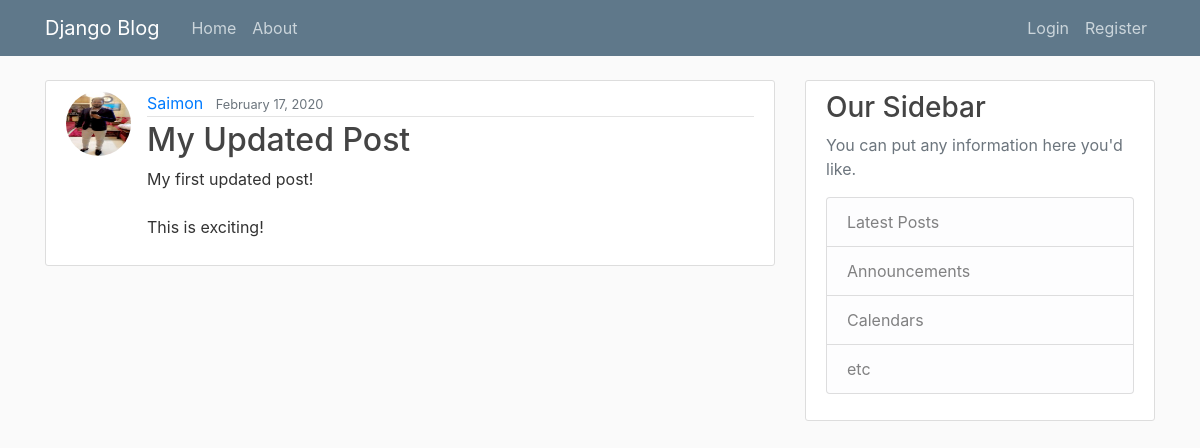
Screenshot of /post/11/ with the database file from the repository.
### blog/models.py (models this page shows, shortened)
class Post(models.Model):#post class is a table in the db
    title = models.CharField(max_length=100)
    content = models.TextField()
    date_posted = models.DateField(default=timezone.now)
    author = models.ForeignKey(User, on_delete=models.CASCADE)#one to many rel between admin.user table and post(with common attribute author) using foreign key. on_delete=models.CASCADE means if the user is deleted then the post will also be deleted but if post is deleted user will remain

### users/models.py (models this page shows, shortened)
class Profile(models.Model):
    user = models.OneToOneField(User, on_delete=models.CASCADE)# this creates an one to one relationship between current user with profile model
    image = models.ImageField(default='default.jpg', upload_to='profile_pics')#profile_pics will be the stored directory when we upload a pic

### blog/views.py (the view)
# urls.py: path('post/<int:pk>/', PostDetailView.as_view(), name="post-detail"),#pk is primary key to select post number
class PostDetailView(DetailView):
    model = Post #instance is set.Post is the class in model

### blog/templates/blog/post_detail.html (shortened to what this page needs)
{% extends "blog/base.html" %}
{% block content %}
    <article class="media content-section">
    <img class="rounded-circle article-img" src="{{ object.author.profile.image.url }}">
    <div class="media-body">
        <div class="article-metadata">
            <a class="mr-2" href="{% url 'user-posts' object.author.username %}">{{ object.author }}</a>
            <small class="text-muted">{{ object.date_posted|date:"F d, Y" }}</small>
        </div>
        <h2 class="article-title">{{ object.title }}</h2>
        <p class="article-content">{{ object.content }}</p>
    </div>
    </article>
{% endblock content %}

### blog/static/blog/main.css (style rules this page uses)
body { background: #fafafa; color: #333333; margin-top: 5rem; }
h1, h2, h3, h4, h5, h6 { color: #444444; }
.content-section { background: #ffffff; padding: 10px 20px; border: 1px solid #dddddd; border-radius: 3px; margin-bottom: 20px; }
.article-title { color: #444444; }
.article-content { white-space: pre-line; }
.article-img { height: 65px; width: 65px; margin-right: 16px; }
.article-metadata { padding-bottom: 1px; margin-bottom: 4px; border-bottom: 1px solid #e3e3e3 }

### rows the page displays
Post: author.profile.image (picture), author "Saimon", date_posted "February 17, 2020", title "My Updated Post", content "My first updated post! This is exciting!"
